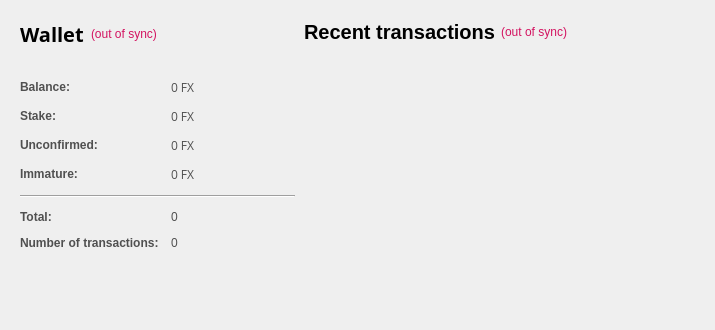
<?xml version="1.0" encoding="UTF-8"?>
<ui version="4.0">
 <class>OverviewPage</class>
 <widget class="QWidget" name="OverviewPage">
  <property name="geometry">
   <rect>
    <x>0</x>
    <y>0</y>
    <width>575</width>
    <height>417</height>
   </rect>
  </property>
  <property name="sizePolicy">
   <sizepolicy hsizetype="Minimum" vsizetype="Preferred">
    <horstretch>0</horstretch>
    <verstretch>0</verstretch>
   </sizepolicy>
  </property>
  <property name="maximumSize">
   <size>
    <width>575</width>
    <height>16777215</height>
   </size>
  </property>
  <property name="windowTitle">
   <string>Form</string>
  </property>
  <property name="styleSheet">
   <string notr="true">color:#505050;
font-family:'Open Sans,sans-serif';</string>
  </property>
  <layout class="QGridLayout" name="gridLayout_2">
   <property name="sizeConstraint">
    <enum>QLayout::SetFixedSize</enum>
   </property>
   <property name="leftMargin">
    <number>11</number>
   </property>
   <property name="horizontalSpacing">
    <number>0</number>
   </property>
   <item row="1" column="1">
    <layout class="QVBoxLayout" name="verticalLayout_3">
     <property name="spacing">
      <number>7</number>
     </property>
     <item>
      <widget class="QFrame" name="frame_2">
       <property name="sizePolicy">
        <sizepolicy hsizetype="Fixed" vsizetype="Preferred">
         <horstretch>0</horstretch>
         <verstretch>0</verstretch>
        </sizepolicy>
       </property>
       <property name="minimumSize">
        <size>
         <width>400</width>
         <height>0</height>
        </size>
       </property>
       <property name="maximumSize">
        <size>
         <width>450</width>
         <height>16777215</height>
        </size>
       </property>
       <layout class="QVBoxLayout" name="verticalLayout">
        <property name="leftMargin">
         <number>0</number>
        </property>
        <item>
         <layout class="QHBoxLayout" name="horizontalLayout_2">
          <item>
           <widget class="QLabel" name="label_4">
            <property name="text">
             <string>&lt;html&gt;&lt;head/&gt;&lt;body&gt;&lt;p&gt;&lt;span style=&quot; font-size:20px; font-weight:600; color:#000000;&quot;&gt;Recent transactions&lt;/span&gt;&lt;/p&gt;&lt;/body&gt;&lt;/html&gt;</string>
            </property>
           </widget>
          </item>
          <item>
           <widget class="QLabel" name="labelTransactionsStatus">
            <property name="toolTip">
             <string>The displayed information may be out of date. Your Wallet automatically synchronizes with the ForexCoincoin network after a connection is established, but this process has not completed yet.</string>
            </property>
            <property name="styleSheet">
             <string notr="true">QLabel { color: red; }</string>
            </property>
            <property name="text">
             <string notr="true">&lt;html&gt;&lt;head/&gt;&lt;body&gt;&lt;p&gt;&lt;span style=&quot; color:#d31360;&quot;&gt;(out of sync)&lt;/span&gt;&lt;/p&gt;&lt;/body&gt;&lt;/html&gt;</string>
            </property>
            <property name="alignment">
             <set>Qt::AlignRight|Qt::AlignTrailing|Qt::AlignVCenter</set>
            </property>
           </widget>
          </item>
          <item>
           <spacer name="horizontalSpacer">
            <property name="orientation">
             <enum>Qt::Horizontal</enum>
            </property>
            <property name="sizeHint" stdset="0">
             <size>
              <width>40</width>
              <height>20</height>
             </size>
            </property>
           </spacer>
          </item>
         </layout>
        </item>
        <item>
         <spacer name="verticalSpacer_6">
          <property name="orientation">
           <enum>Qt::Vertical</enum>
          </property>
          <property name="sizeType">
           <enum>QSizePolicy::Maximum</enum>
          </property>
          <property name="sizeHint" stdset="0">
           <size>
            <width>20</width>
            <height>13</height>
           </size>
          </property>
         </spacer>
        </item>
        <item>
         <widget class="QListView" name="listTransactions">
          <property name="sizePolicy">
           <sizepolicy hsizetype="Fixed" vsizetype="Expanding">
            <horstretch>0</horstretch>
            <verstretch>0</verstretch>
           </sizepolicy>
          </property>
          <property name="maximumSize">
           <size>
            <width>400</width>
            <height>16777215</height>
           </size>
          </property>
          <property name="styleSheet">
           <string notr="true">QListView { background: transparent;font-size:12px;  }</string>
          </property>
          <property name="frameShape">
           <enum>QFrame::NoFrame</enum>
          </property>
          <property name="verticalScrollBarPolicy">
           <enum>Qt::ScrollBarAlwaysOff</enum>
          </property>
          <property name="horizontalScrollBarPolicy">
           <enum>Qt::ScrollBarAlwaysOff</enum>
          </property>
          <property name="selectionMode">
           <enum>QAbstractItemView::NoSelection</enum>
          </property>
         </widget>
        </item>
       </layout>
      </widget>
     </item>
    </layout>
   </item>
   <item row="1" column="0">
    <layout class="QVBoxLayout" name="verticalLayout_2">
     <property name="spacing">
      <number>1</number>
     </property>
     <item>
      <widget class="QFrame" name="frame">
       <property name="sizePolicy">
        <sizepolicy hsizetype="Fixed" vsizetype="Preferred">
         <horstretch>0</horstretch>
         <verstretch>0</verstretch>
        </sizepolicy>
       </property>
       <property name="maximumSize">
        <size>
         <width>350</width>
         <height>16777215</height>
        </size>
       </property>
       <layout class="QVBoxLayout" name="verticalLayout_4">
        <item>
         <layout class="QHBoxLayout" name="horizontalLayout_4">
          <property name="spacing">
           <number>7</number>
          </property>
          <item>
           <widget class="QLabel" name="label_5">
            <property name="font">
             <font>
              <family>Open Sans,sans-serif</family>
             </font>
            </property>
            <property name="text">
             <string>&lt;html&gt;&lt;head/&gt;&lt;body&gt;&lt;p&gt;&lt;span style=&quot; font-size:20px; font-weight:600; color:#000000;&quot;&gt;Wallet&lt;/span&gt;&lt;/p&gt;&lt;/body&gt;&lt;/html&gt;</string>
            </property>
           </widget>
          </item>
          <item>
           <widget class="QLabel" name="labelWalletStatus">
            <property name="toolTip">
             <string>The displayed information may be out of date. Your Wallet automatically synchronizes with the ForexCoincoin network after a connection is established, but this process has not completed yet.</string>
            </property>
            <property name="styleSheet">
             <string notr="true">QLabel { color: red; }</string>
            </property>
            <property name="text">
             <string notr="true">&lt;html&gt;&lt;head/&gt;&lt;body&gt;&lt;p&gt;&lt;span style=&quot; color:#d31360;&quot;&gt;(out of sync)&lt;/span&gt;&lt;/p&gt;&lt;/body&gt;&lt;/html&gt;</string>
            </property>
            <property name="alignment">
             <set>Qt::AlignLeading|Qt::AlignLeft|Qt::AlignVCenter</set>
            </property>
           </widget>
          </item>
          <item>
           <spacer name="horizontalSpacer_2">
            <property name="orientation">
             <enum>Qt::Horizontal</enum>
            </property>
            <property name="sizeHint" stdset="0">
             <size>
              <width>40</width>
              <height>20</height>
             </size>
            </property>
           </spacer>
          </item>
         </layout>
        </item>
        <item>
         <spacer name="horizontalSpacer_3">
          <property name="orientation">
           <enum>Qt::Horizontal</enum>
          </property>
          <property name="sizeHint" stdset="0">
           <size>
            <width>275</width>
            <height>5</height>
           </size>
          </property>
         </spacer>
        </item>
        <item>
         <spacer name="verticalSpacer_5">
          <property name="orientation">
           <enum>Qt::Vertical</enum>
          </property>
          <property name="sizeType">
           <enum>QSizePolicy::Maximum</enum>
          </property>
          <property name="sizeHint" stdset="0">
           <size>
            <width>20</width>
            <height>20</height>
           </size>
          </property>
         </spacer>
        </item>
        <item>
         <layout class="QFormLayout" name="formLayout_2">
          <property name="fieldGrowthPolicy">
           <enum>QFormLayout::AllNonFixedFieldsGrow</enum>
          </property>
          <property name="horizontalSpacing">
           <number>12</number>
          </property>
          <property name="verticalSpacing">
           <number>12</number>
          </property>
          <item row="0" column="0">
           <widget class="QLabel" name="label">
            <property name="text">
             <string>&lt;html&gt;&lt;head/&gt;&lt;body&gt;&lt;p&gt;&lt;span style=&quot; font-weight:600;&quot;&gt;Balance:&lt;/span&gt;&lt;/p&gt;&lt;/body&gt;&lt;/html&gt;</string>
            </property>
           </widget>
          </item>
          <item row="0" column="1">
           <widget class="QLabel" name="labelBalance">
            <property name="font">
             <font>
              <family>Open Sans,sans-serif</family>
             </font>
            </property>
            <property name="cursor">
             <cursorShape>IBeamCursor</cursorShape>
            </property>
            <property name="toolTip">
             <string>Your current balance</string>
            </property>
            <property name="text">
             <string notr="true">0 FX</string>
            </property>
            <property name="textInteractionFlags">
             <set>Qt::LinksAccessibleByMouse|Qt::TextSelectableByKeyboard|Qt::TextSelectableByMouse</set>
            </property>
           </widget>
          </item>
          <item row="1" column="0">
           <widget class="QLabel" name="label_6">
            <property name="text">
             <string>&lt;html&gt;&lt;head/&gt;&lt;body&gt;&lt;p&gt;&lt;span style=&quot; font-weight:600;&quot;&gt;Stake:&lt;/span&gt;&lt;/p&gt;&lt;/body&gt;&lt;/html&gt;</string>
            </property>
           </widget>
          </item>
          <item row="1" column="1">
           <widget class="QLabel" name="labelStake">
            <property name="font">
             <font>
              <family>Open Sans,sans-serif</family>
             </font>
            </property>
            <property name="cursor">
             <cursorShape>IBeamCursor</cursorShape>
            </property>
            <property name="toolTip">
             <string>Total of coins that was staked, and do not yet count toward the current balance</string>
            </property>
            <property name="text">
             <string notr="true">0 FX</string>
            </property>
            <property name="textInteractionFlags">
             <set>Qt::LinksAccessibleByMouse|Qt::TextSelectableByKeyboard|Qt::TextSelectableByMouse</set>
            </property>
           </widget>
          </item>
          <item row="2" column="0">
           <widget class="QLabel" name="label_3">
            <property name="text">
             <string>&lt;html&gt;&lt;head/&gt;&lt;body&gt;&lt;p&gt;&lt;span style=&quot; font-weight:600;&quot;&gt;Unconfirmed:&lt;/span&gt;&lt;/p&gt;&lt;/body&gt;&lt;/html&gt;</string>
            </property>
           </widget>
          </item>
          <item row="2" column="1">
           <widget class="QLabel" name="labelUnconfirmed">
            <property name="font">
             <font>
              <family>Open Sans,sans-serif</family>
             </font>
            </property>
            <property name="cursor">
             <cursorShape>IBeamCursor</cursorShape>
            </property>
            <property name="toolTip">
             <string>Total of transactions that have yet to be confirmed, and do not yet count toward the current balance</string>
            </property>
            <property name="text">
             <string notr="true">0 FX</string>
            </property>
            <property name="textInteractionFlags">
             <set>Qt::LinksAccessibleByMouse|Qt::TextSelectableByKeyboard|Qt::TextSelectableByMouse</set>
            </property>
           </widget>
          </item>
          <item row="3" column="0">
           <widget class="QLabel" name="labelImmatureText">
            <property name="text">
             <string>&lt;html&gt;&lt;head/&gt;&lt;body&gt;&lt;p&gt;&lt;span style=&quot; font-weight:600;&quot;&gt;Immature:&lt;/span&gt;&lt;/p&gt;&lt;/body&gt;&lt;/html&gt;</string>
            </property>
           </widget>
          </item>
          <item row="3" column="1">
           <widget class="QLabel" name="labelImmature">
            <property name="font">
             <font>
              <family>Open Sans,sans-serif</family>
             </font>
            </property>
            <property name="toolTip">
             <string>Mined balance that has not yet matured</string>
            </property>
            <property name="text">
             <string notr="true">0 FX</string>
            </property>
            <property name="textInteractionFlags">
             <set>Qt::LinksAccessibleByMouse|Qt::TextSelectableByKeyboard|Qt::TextSelectableByMouse</set>
            </property>
           </widget>
          </item>
          <item row="4" column="0" colspan="2">
           <widget class="Line" name="line">
            <property name="sizePolicy">
             <sizepolicy hsizetype="Expanding" vsizetype="Fixed">
              <horstretch>140</horstretch>
              <verstretch>0</verstretch>
             </sizepolicy>
            </property>
            <property name="orientation">
             <enum>Qt::Horizontal</enum>
            </property>
           </widget>
          </item>
          <item row="5" column="0">
           <widget class="QLabel" name="label_10">
            <property name="text">
             <string>&lt;html&gt;&lt;head/&gt;&lt;body&gt;&lt;p&gt;&lt;span style=&quot; font-weight:600;&quot;&gt;Total:&lt;/span&gt;&lt;/p&gt;&lt;/body&gt;&lt;/html&gt;</string>
            </property>
           </widget>
          </item>
          <item row="5" column="1">
           <widget class="QLabel" name="labelTotal">
            <property name="toolTip">
             <string>Total number of transactions in wallet</string>
            </property>
            <property name="text">
             <string notr="true">0</string>
            </property>
           </widget>
          </item>
          <item row="6" column="0">
           <widget class="QLabel" name="label_2">
            <property name="text">
             <string>&lt;html&gt;&lt;head/&gt;&lt;body&gt;&lt;p&gt;&lt;span style=&quot; font-weight:600;&quot;&gt;Number of transactions:&lt;/span&gt;&lt;/p&gt;&lt;/body&gt;&lt;/html&gt;</string>
            </property>
           </widget>
          </item>
          <item row="6" column="1">
           <widget class="QLabel" name="labelNumTransactions">
            <property name="toolTip">
             <string>Total number of transactions in wallet</string>
            </property>
            <property name="text">
             <string notr="true">0</string>
            </property>
           </widget>
          </item>
         </layout>
        </item>
        <item>
         <spacer name="verticalSpacer_2">
          <property name="orientation">
           <enum>Qt::Vertical</enum>
          </property>
          <property name="sizeHint" stdset="0">
           <size>
            <width>20</width>
            <height>20</height>
           </size>
          </property>
         </spacer>
        </item>
        <item>
         <widget class="QLabel" name="wallet">
          <property name="layoutDirection">
           <enum>Qt::LeftToRight</enum>
          </property>
          <property name="styleSheet">
           <string notr="true"/>
          </property>
          <property name="text">
           <string/>
          </property>
          <property name="alignment">
           <set>Qt::AlignCenter</set>
          </property>
         </widget>
        </item>
        <item>
         <spacer name="verticalSpacer">
          <property name="orientation">
           <enum>Qt::Vertical</enum>
          </property>
          <property name="sizeHint" stdset="0">
           <size>
            <width>20</width>
            <height>20</height>
           </size>
          </property>
         </spacer>
        </item>
       </layout>
      </widget>
     </item>
    </layout>
   </item>
  </layout>
 </widget>
 <resources/>
 <connections/>
</ui>
